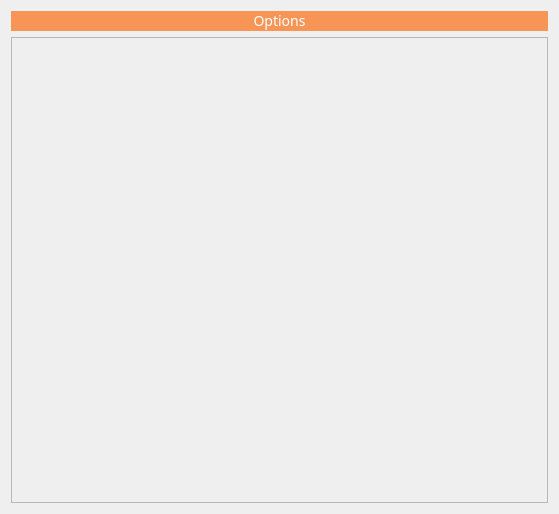
<?xml version="1.0" encoding="UTF-8"?>
<ui version="4.0">
 <class>Cam</class>
 <widget class="QWidget" name="Cam">
  <property name="geometry">
   <rect>
    <x>0</x>
    <y>0</y>
    <width>559</width>
    <height>514</height>
   </rect>
  </property>
  <property name="windowTitle">
   <string>Form</string>
  </property>
  <property name="styleSheet">
   <string notr="true">*{
font-family:montserrat regular;
font-size:14px;
}

QPushButton
{background:#F79557;
border-radius:15px;}
QPushButton
{
color:white;
border-radius:15px;
}
QPushButton:hover
{
color:rgb(255, 255, 255)f;
border-radius:15px;
background:#BEE059;
}
</string>
  </property>
  <layout class="QVBoxLayout" name="verticalLayout">
   <item>
    <widget class="QPushButton" name="opcionesPushButton">
     <property name="text">
      <string>Options</string>
     </property>
    </widget>
   </item>
   <item>
    <widget class="QScrollArea" name="scrollArea">
     <property name="widgetResizable">
      <bool>true</bool>
     </property>
     <widget class="QWidget" name="scrollAreaWidgetContents">
      <property name="geometry">
       <rect>
        <x>0</x>
        <y>0</y>
        <width>539</width>
        <height>472</height>
       </rect>
      </property>
     </widget>
    </widget>
   </item>
  </layout>
 </widget>
 <resources/>
 <connections/>
</ui>
